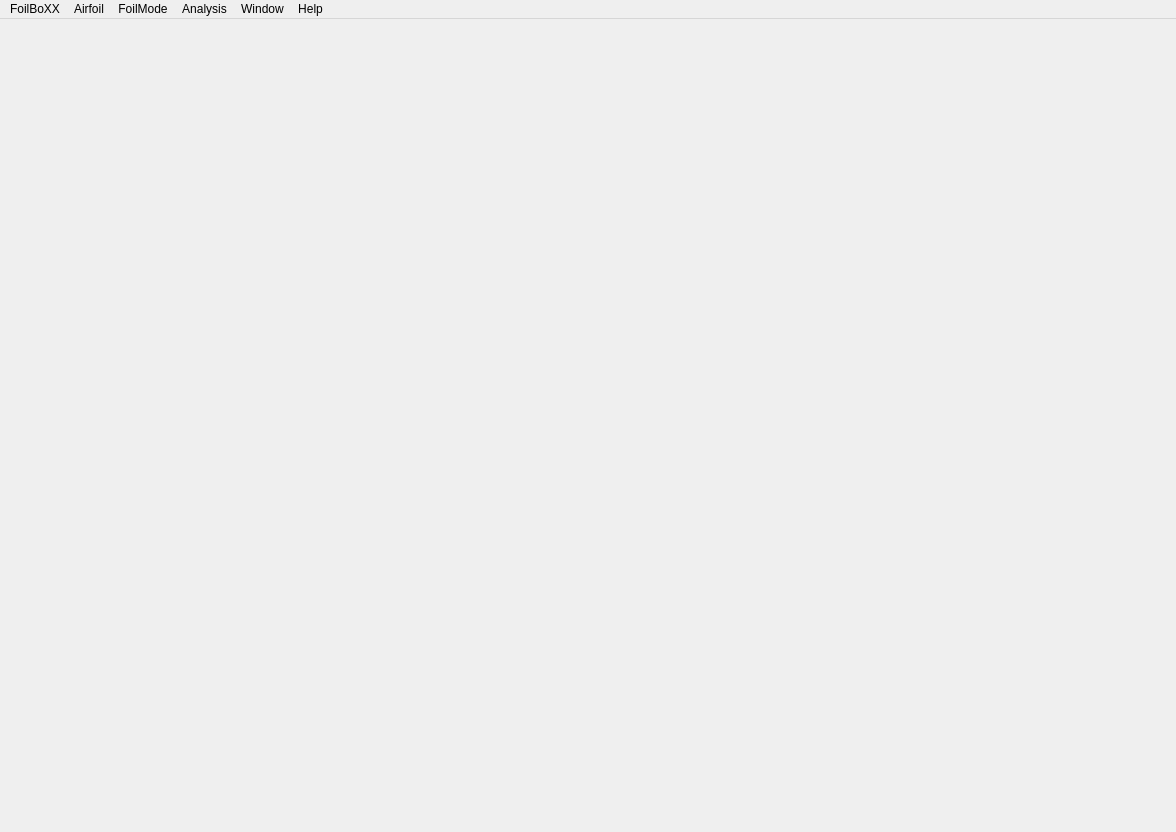
<?xml version="1.0" encoding="UTF-8"?>
<ui version="4.0">
 <class>main</class>
 <widget class="QMainWindow" name="main">
  <property name="enabled">
   <bool>true</bool>
  </property>
  <property name="geometry">
   <rect>
    <x>0</x>
    <y>0</y>
    <width>1176</width>
    <height>832</height>
   </rect>
  </property>
  <property name="minimumSize">
   <size>
    <width>0</width>
    <height>0</height>
   </size>
  </property>
  <property name="windowTitle">
   <string>FoilBoXX</string>
  </property>
  <property name="dockNestingEnabled">
   <bool>true</bool>
  </property>
  <widget class="QWidget" name="centralwidget">
   <layout class="QGridLayout" name="gridLayout">
    <item row="2" column="0" colspan="2">
     <widget class="FoilPlotWidget" name="foilPlotWidget" native="true">
      <property name="sizePolicy">
       <sizepolicy hsizetype="Preferred" vsizetype="Preferred">
        <horstretch>1</horstretch>
        <verstretch>1</verstretch>
       </sizepolicy>
      </property>
      <property name="maximumSize">
       <size>
        <width>16777215</width>
        <height>350</height>
       </size>
      </property>
     </widget>
    </item>
    <item row="1" column="0">
     <widget class="Menu" name="menuWidget2" native="true"/>
    </item>
    <item row="1" column="1">
     <widget class="PressurePlotWidget" name="pressurePlotWidget" native="true">
      <property name="sizePolicy">
       <sizepolicy hsizetype="Preferred" vsizetype="Preferred">
        <horstretch>1</horstretch>
        <verstretch>3</verstretch>
       </sizepolicy>
      </property>
     </widget>
    </item>
   </layout>
  </widget>
  <widget class="QMenuBar" name="menubar">
   <property name="geometry">
    <rect>
     <x>0</x>
     <y>0</y>
     <width>1176</width>
     <height>23</height>
    </rect>
   </property>
   <widget class="QMenu" name="menuFoilBoXX">
    <property name="title">
     <string>FoilBoXX</string>
    </property>
    <widget class="QMenu" name="menuadd_Airfoil_from">
     <property name="title">
      <string>add Airfoil from..</string>
     </property>
     <addaction name="actionScratch"/>
     <addaction name="actionAirfoilfile"/>
     <addaction name="actionCoords"/>
    </widget>
    <addaction name="separator"/>
    <addaction name="menuadd_Airfoil_from"/>
    <addaction name="separator"/>
    <addaction name="actionPreferences"/>
   </widget>
   <widget class="QMenu" name="menuAirfoil">
    <property name="title">
     <string>Airfoil</string>
    </property>
    <addaction name="separator"/>
    <addaction name="actionsave"/>
    <addaction name="actiondelete_Airfoil"/>
    <addaction name="separator"/>
    <addaction name="actionadd_FoilMode"/>
    <addaction name="separator"/>
    <addaction name="actionfoilVisible"/>
    <addaction name="separator"/>
    <addaction name="actionCheckOut_Coords"/>
    <addaction name="separator"/>
    <addaction name="actionparametrize"/>
    <addaction name="actionCheckOut_Parametrization"/>
   </widget>
   <widget class="QMenu" name="menuFoilMode">
    <property name="title">
     <string>FoilMode</string>
    </property>
    <addaction name="separator"/>
    <addaction name="actiondelete_FoilMode"/>
    <addaction name="separator"/>
    <addaction name="actionmodeVisible"/>
    <addaction name="actionFocus_this_Mode"/>
    <addaction name="actionColor"/>
   </widget>
   <widget class="QMenu" name="menuHelp">
    <property name="title">
     <string>Analysis</string>
    </property>
   </widget>
   <widget class="QMenu" name="menuHelp_2">
    <property name="title">
     <string>Help</string>
    </property>
    <addaction name="actionAbout"/>
   </widget>
   <widget class="QMenu" name="menuWindow">
    <property name="title">
     <string>Window</string>
    </property>
    <addaction name="actionAirfoils"/>
    <addaction name="actioncpPlot"/>
    <addaction name="actionPolars"/>
   </widget>
   <addaction name="menuFoilBoXX"/>
   <addaction name="menuAirfoil"/>
   <addaction name="menuFoilMode"/>
   <addaction name="menuHelp"/>
   <addaction name="menuWindow"/>
   <addaction name="menuHelp_2"/>
  </widget>
  <action name="actionAbout">
   <property name="text">
    <string>About</string>
   </property>
  </action>
  <action name="actionPreferences">
   <property name="text">
    <string>Preferences</string>
   </property>
  </action>
  <action name="actionfoilVisible">
   <property name="checkable">
    <bool>false</bool>
   </property>
   <property name="text">
    <string>Toggle Visible</string>
   </property>
   <property name="shortcut">
    <string>Ctrl+G</string>
   </property>
  </action>
  <action name="actionmodeVisible">
   <property name="text">
    <string>Toggle Visible</string>
   </property>
   <property name="shortcut">
    <string>Ctrl+M</string>
   </property>
  </action>
  <action name="actionFoilWindow">
   <property name="text">
    <string>FoilWindow</string>
   </property>
  </action>
  <action name="actionPressureWindow">
   <property name="text">
    <string>PressureWindow</string>
   </property>
  </action>
  <action name="actionPolarWindow">
   <property name="text">
    <string>PolarWindow</string>
   </property>
  </action>
  <action name="actionadd_FoilMode">
   <property name="text">
    <string>add FoilMode</string>
   </property>
  </action>
  <action name="actionColor">
   <property name="text">
    <string>Color</string>
   </property>
  </action>
  <action name="actionparametrize">
   <property name="enabled">
    <bool>false</bool>
   </property>
   <property name="text">
    <string>parametrize</string>
   </property>
  </action>
  <action name="actionAirfoils">
   <property name="checkable">
    <bool>true</bool>
   </property>
   <property name="checked">
    <bool>true</bool>
   </property>
   <property name="text">
    <string>airfoils</string>
   </property>
  </action>
  <action name="actioncpPlot">
   <property name="checkable">
    <bool>true</bool>
   </property>
   <property name="checked">
    <bool>true</bool>
   </property>
   <property name="text">
    <string>cp-Plot</string>
   </property>
  </action>
  <action name="actionPolars">
   <property name="checkable">
    <bool>true</bool>
   </property>
   <property name="checked">
    <bool>true</bool>
   </property>
   <property name="text">
    <string>polars</string>
   </property>
  </action>
  <action name="actionsave">
   <property name="text">
    <string>save Airfoil</string>
   </property>
  </action>
  <action name="actionScratch">
   <property name="text">
    <string>Scratch</string>
   </property>
  </action>
  <action name="actionAirfoilfile">
   <property name="text">
    <string>Airfoilfile *.af</string>
   </property>
  </action>
  <action name="actionCoords">
   <property name="text">
    <string>Coords *.dat</string>
   </property>
  </action>
  <action name="actiondelete_Airfoil">
   <property name="text">
    <string>Delete Airfoil</string>
   </property>
  </action>
  <action name="actiondelete_FoilMode">
   <property name="text">
    <string>Delete FoilMode</string>
   </property>
  </action>
  <action name="actionCheckOut_Parametrization">
   <property name="enabled">
    <bool>false</bool>
   </property>
   <property name="text">
    <string>CheckOut Parametrization</string>
   </property>
  </action>
  <action name="actionCheckOut_Coords">
   <property name="text">
    <string>CheckOut Coords</string>
   </property>
  </action>
  <action name="actionFocus_this_Mode">
   <property name="text">
    <string>Focus this Mode</string>
   </property>
   <property name="shortcut">
    <string>Ctrl+F</string>
   </property>
  </action>
 </widget>
 <customwidgets>
  <customwidget>
   <class>FoilPlotWidget</class>
   <extends>QWidget</extends>
   <header>FoilPlotWidget.h</header>
   <container>1</container>
  </customwidget>
  <customwidget>
   <class>PressurePlotWidget</class>
   <extends>QWidget</extends>
   <header>PressurePlotWidget.h</header>
   <container>1</container>
  </customwidget>
  <customwidget>
   <class>Menu</class>
   <extends>QWidget</extends>
   <header>Menu.h</header>
   <container>1</container>
  </customwidget>
 </customwidgets>
 <resources/>
 <connections/>
</ui>
